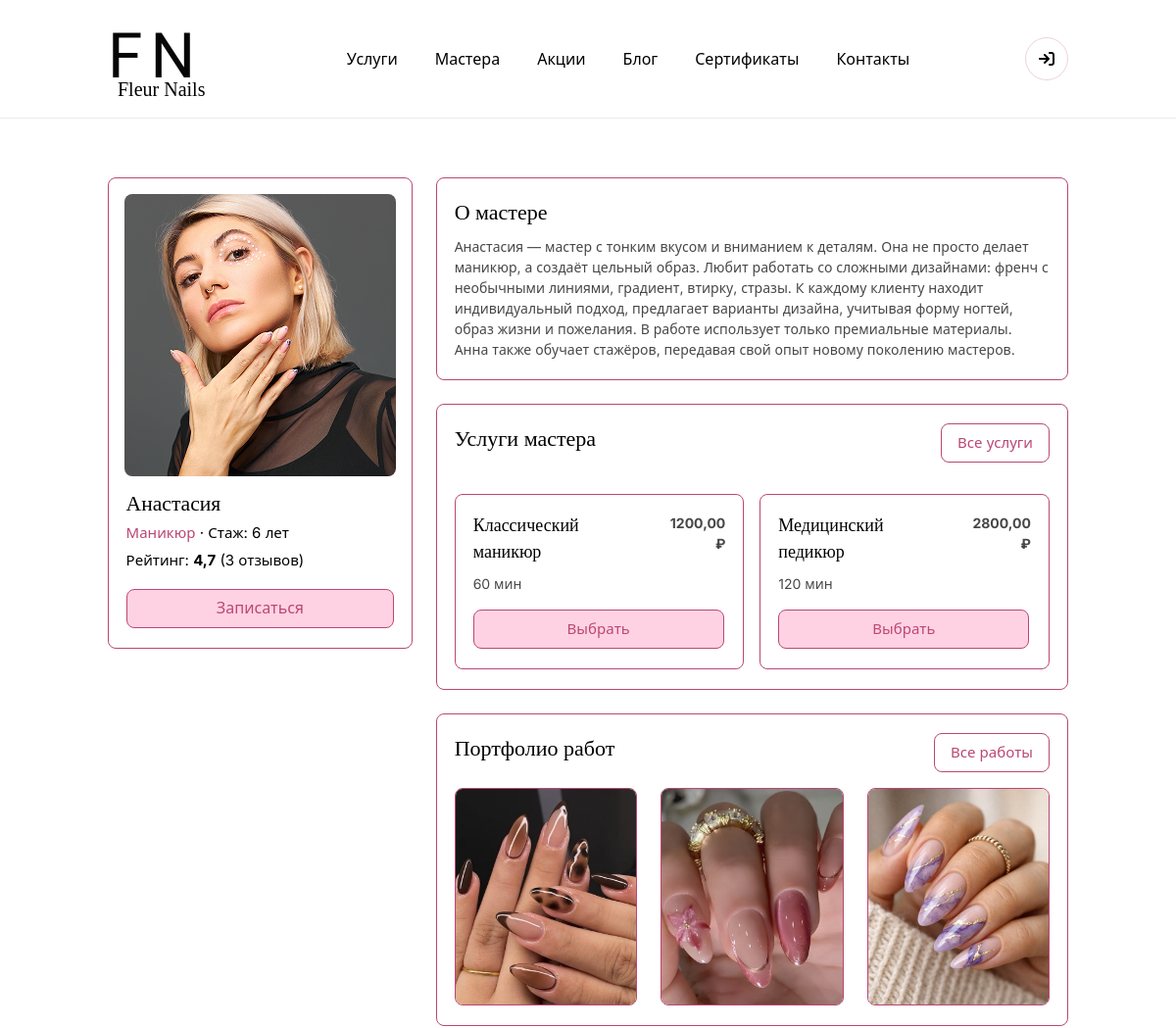
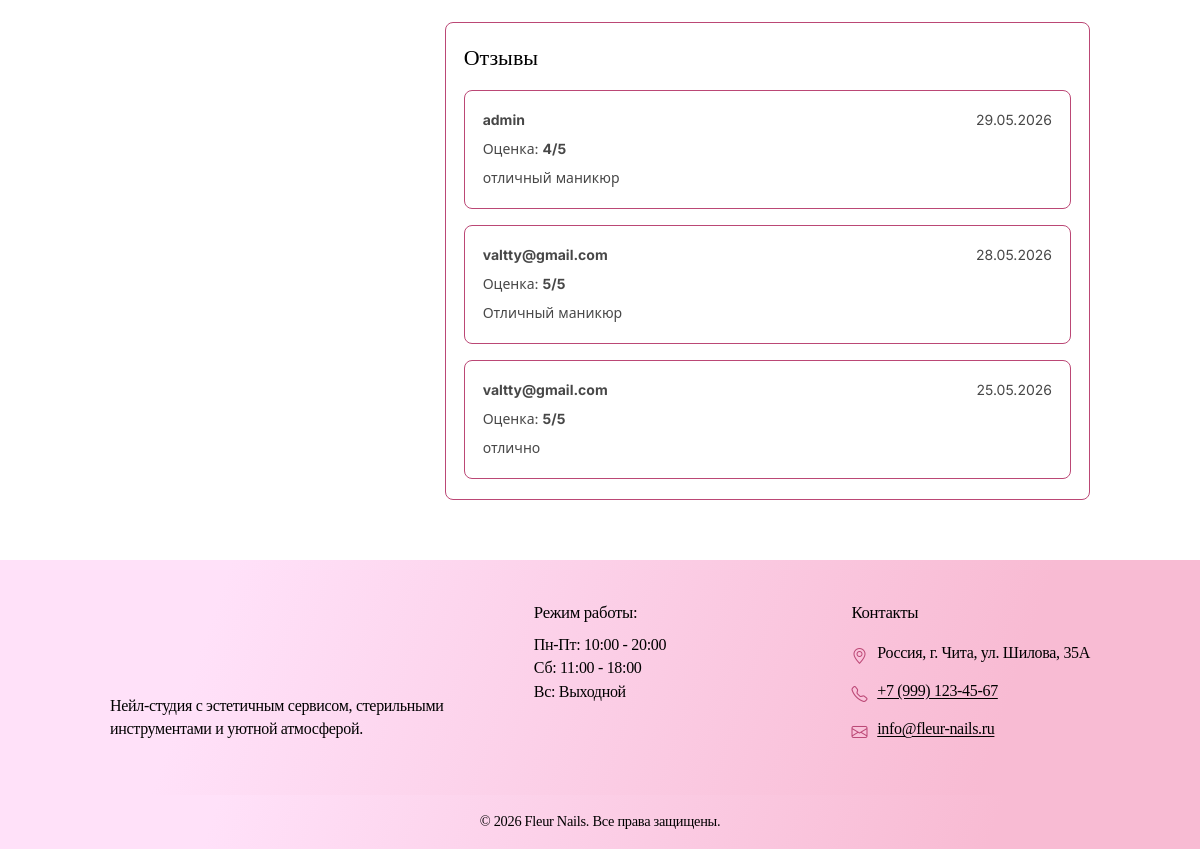
The page /master/6/ on the database its author committed (2 pictures, top to bottom).
### main/models.py (models this page shows, shortened)
class Master(models.Model):
    SPECIALIZATION_CHOICES = [
        ("manicure", "Маникюр"),
        ("pedicure", "Педикюр"),
        ("design", "Дизайн"),
        ("all", "Все направления"),
    ]
    user = models.OneToOneField(
        CustomUser,
        on_delete=models.CASCADE,
        primary_key=True,
        limit_choices_to={"role": CustomUser.Role.MASTER},
        related_name="master_profile",
    )
    bio = models.TextField("О мастере", max_length=1000, blank=True)
    experience = models.PositiveIntegerField("Стаж (лет)", default=1)
    work_experience = models.CharField("Опыт работы (текст)", max_length=150, blank=True)
    specialization = models.CharField(
        "Специализация", max_length=20, choices=SPECIALIZATION_CHOICES, default="all"
    )
    certificates = models.TextField("Сертификаты", blank=True)
    can_publish_blog = models.BooleanField("Может публиковать статьи", default=False)
    social_instagram = models.URLField("Instagram", blank=True, null=True)
    rating = models.DecimalField("Рейтинг", max_digits=3, decimal_places=2, default=Decimal("0.00"))
    photo = models.ImageField("Фото мастера", upload_to="masters/", blank=True, null=True)
    services = models.ManyToManyField(Service, verbose_name="Услуги", blank=True)
    is_active = models.BooleanField("Работает", default=True)
    created_at = models.DateTimeField("Дата добавления", auto_now_add=True)
    class Meta:
        verbose_name = "Мастер"
        verbose_name_plural = "Мастера"
    @property
    def full_name(self):
        return self.user.get_full_name() or self.user.username

class Service(models.Model):
    name = models.CharField("Название услуги", max_length=200)
    slug = models.SlugField("Slug", unique=True, blank=True)
    category = models.ForeignKey(
        Category,
        on_delete=models.SET_NULL,
        verbose_name="Категория",
        null=True,
        blank=True,
        related_name="services",
    )
    description = models.TextField("Описание")
    price = models.DecimalField("Цена", max_digits=8, decimal_places=2)
    duration_minutes = models.PositiveIntegerField("Длительность (минут)", default=120)
    image = models.ImageField("Фото услуги", upload_to="services/", blank=True, null=True)
    popular = models.BooleanField("Популярная услуга", default=False)
    is_active = models.BooleanField("Активна", default=True)
    created_at = models.DateTimeField("Дата создания", auto_now_add=True)
    class Meta:
        verbose_name = "Услуга"
        verbose_name_plural = "Услуги"
        ordering = ["name"]

class PortfolioImage(models.Model):
    DESIGN_CHOICES = [
        ("french", "Френч"),
        ("gradient", "Градиент"),
        ("glitter", "Блестки"),
        ("stones", "Стразы"),
        ("molding", "Лепка"),
        ("stamping", "Стемпинг"),
        ("other", "Другое"),
    ]
    COLOR_CHOICES = [
        ("pink", "Розовый"),
        ("red", "Красный"),
        ("white", "Белый"),
        ("black", "Черный"),
        ("blue", "Синий"),
        ("green", "Зеленый"),
        ("purple", "Фиолетовый"),
        ("multicolor", "Многоцветный"),
    ]
    master = models.ForeignKey(
        Master,
        on_delete=models.CASCADE,
        verbose_name="Мастер",
        related_name="portfolio_images",
    )
    image = models.ImageField("Фото работы", upload_to="portfolio/")
    description = models.CharField("Описание", max_length=255, blank=True)
    design_type = models.CharField("Тип дизайна", max_length=20, choices=DESIGN_CHOICES, default="other")
    color_scheme = models.CharField(
        "Цветовая схема", max_length=20, choices=COLOR_CHOICES, default="multicolor"
    )
    video_url = models.URLField("Ссылка на видео", blank=True, null=True)
    is_approved = models.BooleanField("Одобрено администратором", default=False)
    show_on_homepage = models.BooleanField(
        "Показывать на главной (до 7 работ)",
        default=False,
        help_text="Администратор отмечает работы для блока на главной. Остальные одобренные — только на странице портфолио.",
    )
    uploaded_at = models.DateTimeField("Дата загрузки", auto_now_add=True)
    class Meta:
        verbose_name = "Фото портфолио"
        verbose_name_plural = "Фото портфолио"
        ordering = ["-uploaded_at"]

class Review(models.Model):
    client = models.ForeignKey(
        Client,
        on_delete=models.CASCADE,
        verbose_name="Клиент",
    )
    master = models.ForeignKey(
        Master,
        on_delete=models.CASCADE,
        verbose_name="Мастер",
        related_name="reviews",
    )
    appointment = models.OneToOneField(
        "Appointment",
        on_delete=models.CASCADE,
        null=True,
        blank=True,
        related_name="review",
        verbose_name="Запись",
    )
    rating = models.PositiveIntegerField("Оценка", validators=[MinValueValidator(1), MaxValueValidator(5)])
    text = models.TextField("Текст отзыва", max_length=1000)
    created_at = models.DateTimeField("Дата", auto_now_add=True)
    is_published = models.BooleanField("Опубликован", default=True)
    class Meta:
        verbose_name = "Отзыв"
        verbose_name_plural = "Отзывы"
        ordering = ["-created_at"]

class Client(models.Model):
    user = models.OneToOneField(
        CustomUser,
        on_delete=models.CASCADE,
        primary_key=True,
        limit_choices_to={"role": CustomUser.Role.CLIENT},
        related_name="client_profile",
    )
    birth_date = models.DateField("Дата рождения", blank=True, null=True)
    bonus_balance = models.IntegerField("Бонусный баланс", default=0)
    referred_by = models.ForeignKey(
        "self", on_delete=models.SET_NULL, null=True, blank=True, related_name="referrals"
    )
    created_at = models.DateTimeField("Дата регистрации", auto_now_add=True)
    class Meta:
        verbose_name = "Клиент"
        verbose_name_plural = "Клиенты"

### users/models.py (models this page shows, shortened)
class CustomUser(AbstractUser):
    class Role(models.TextChoices):
        CLIENT = 'CLIENT', 'Клиент'
        MASTER = 'MASTER', 'Мастер'
        ADMIN = 'ADMIN', 'Администратор'
    role = models.CharField(
        max_length=50,
        choices=Role.choices,
        default=Role.CLIENT,
        verbose_name='Роль'
    )
    phone = models.CharField(
        max_length=20,
        blank=True,
        verbose_name='Номер телефона'
    )
    avatar = models.ImageField(
        'Аватар',
        upload_to='avatars/',
        blank=True,
        null=True
    )
    class Meta:
        verbose_name = 'Пользователь'
        verbose_name_plural = 'Пользователи'

### main/views.py (the view)
# urls.py: path('master/<int:master_id>/', views.MasterDetailView.as_view(), name='master_detail'),
class MasterDetailView(DetailView):
    model = Master
    template_name = "main/master_detail.html"
    context_object_name = "master"
    pk_url_kwarg = "master_id"
    def get_context_data(self, **kwargs):
        context = super().get_context_data(**kwargs)
        master = self.get_object()
        portfolio = PortfolioImage.objects.filter(master=master)
        if not (self.request.user.is_authenticated and (self.request.user.is_superuser or self.request.user.role == "ADMIN" or self.request.user == master.user)):
            portfolio = portfolio.filter(is_approved=True)
        if self.request.GET.get("design_type"):
            portfolio = portfolio.filter(design_type=self.request.GET["design_type"])
        if self.request.GET.get("color_scheme"):
            portfolio = portfolio.filter(color_scheme=self.request.GET["color_scheme"])
        context["portfolio"] = portfolio
        context["services"] = master.services.filter(is_active=True)
        rev_qs = Review.objects.filter(master=master, is_published=True).select_related("client__user")
        context["reviews"] = rev_qs
        context["review_count"] = rev_qs.count()
        avg_rating = rev_qs.aggregate(Avg("rating"))["rating__avg"]
        context["avg_rating"] = round(avg_rating, 1) if avg_rating else 0
        context["design_choices"] = PortfolioImage.DESIGN_CHOICES
        context["color_choices"] = PortfolioImage.COLOR_CHOICES
        return context

### templates/main/master_detail.html (shortened to what this page needs)
{% extends 'main/base.html' %}
{% load static %}
{% block content %}
<div class="fn-container">
    <section class="fn-section">
    <div class="row g-4">
        <div class="col-lg-4">
            <article class="fn-home-master-card">
                <div class="fn-home-master-card__photo-wrap">
                    {% if master.photo %}
                        <img class="fn-home-master-card__photo" src="{{ master.photo.url }}" alt="{{ master.full_name }}" loading="lazy" width="333" height="288">
                    {% else %}
                        <div class="fn-home-master-card__photo fn-home-master-card__photo--placeholder" role="img" aria-label="Нет фото">Фото мастера</div>
                    {% endif %}
                </div>
                <div class="fn-home-master-card__body">
                    <h1 class="fn-home-master-card__name" style="font-size:1.35rem;">{{ master.full_name }}</h1>
                    <p class="fn-home-master-card__meta"><span class="fn-master-specialization">{{ master.get_specialization_display }}</span> · Стаж: {{ master.experience }} лет</p>
                    <p class="fn-home-master-card__meta">Рейтинг: <strong>{{ avg_rating }}</strong> ({{ review_count }} отзывов)</p>
                    <div class="fn-home-card-actions d-grid">
                        <a href="{% url 'main:appointment_create' %}?master={{ master.pk }}" class="fn-btn fn-btn--hero-primary fn-btn--card">Записаться</a>
                    </div>
                </div>
            </article>
        </div>
        <div class="col-lg-8">
            <div class="fn-card mb-4">
                <div class="fn-card__body">
                    <div class="fn-card__title" style="font-size: 22px;">О мастере</div>
                    <div class="fn-card__meta mt-2">{{ master.bio|linebreaksbr }}</div>
                </div>
            </div>
            <div class="fn-card mb-4">
                <div class="fn-card__body">
                    <div class="d-flex justify-content-between align-items-end flex-wrap gap-3">
                        <div class="fn-card__title" style="font-size: 22px;">Услуги мастера</div>
                        <a class="fn-btn fn-btn--hero-outline fn-btn--page-sm" href="{% url 'main:services' %}">Все услуги</a>
                    </div>
                    <div class="row mt-3 g-3">
                        {% for service in services %}
                        <div class="col-md-6">
                            <div class="fn-card" style="box-shadow:none;">
                                <div class="fn-card__body">
                                    <div class="d-flex justify-content-between align-items-start gap-2">
                                        <div>
                                            <div class="fn-card__title" style="font-size: 18px;">{{ service.name }}</div>
                                            <div class="fn-card__meta">{{ service.duration_minutes }} мин</div>
                                        </div>
                                        <div class="text-end">
                                            <div class="fn-card__meta"><strong>{{ service.price }} ₽</strong></div>
                                        </div>
                                    </div>
                                    <div class="mt-3 d-grid">
                                        <a href="{% url 'main:appointment_create' %}?master={{ master.pk }}&service={{ service.pk }}"
                                           class="fn-btn fn-btn--hero-primary fn-btn--page-sm">
                                            Выбрать
                                        </a>
                                    </div>
                                </div>
                            </div>
                        </div>
                        {% empty %}
                        <div class="col-12">
                            <div class="fn-card__meta">У мастера пока нет услуг</div>
                        </div>
                        {% endfor %}
                    </div>
                </div>
            </div>
            {% if portfolio %}
            <div class="fn-card mb-4">
                <div class="fn-card__body">
                    <div class="d-flex justify-content-between align-items-end flex-wrap gap-3">
                        <div class="fn-card__title" style="font-size: 22px;">Портфолио работ</div>
                        <a class="fn-btn fn-btn--hero-outline fn-btn--page-sm" href="{% url 'main:portfolio' %}?master={{ master.pk }}">Все работы</a>
                    </div>
                    <div class="fn-grid-3 mt-3">
                        {% for image in portfolio|slice:":6" %}
                        <div class="fn-card" style="box-shadow:none;">
                            <a href="#" data-bs-toggle="modal" data-bs-target="#imageModal{{ image.id }}">
                                <img src="{{ image.image.url }}" alt="{{ image.description }}" class="fn-card__img" style="height: 220px;">
                            </a>
                        </div>
                        {% endfor %}
                    </div>
                </div>
            </div>
            {% endif %}
            <div class="fn-card">
                <div class="fn-card__body">
                    <div class="fn-card__title" style="font-size: 22px;">Отзывы</div>
                    {% for review in reviews %}
                        <div class="fn-card mt-3" style="box-shadow:none;">
                            <div class="fn-card__body">
                                <div class="d-flex justify-content-between align-items-start gap-2">
                                    <div class="fn-card__meta"><strong>{{ review.client.user.username }}</strong></div>
                                    <div class="fn-card__meta">{{ review.created_at|date:"d.m.Y" }}</div>
                                </div>
                                <div class="fn-card__meta mt-2">Оценка: <strong>{{ review.rating }}/5</strong></div>
                                <div class="fn-card__meta mt-2">{{ review.text }}</div>
                            </div>
                        </div>
                    {% empty %}
                    <div class="fn-card__meta mt-2">У мастера пока нет отзывов</div>
                    {% endfor %}
                </div>
            </div>
        </div>
    </div>
    </section>
</div>
{% endblock %}

### rows shown on the page
Master: photo (picture), full_name "Анастасия", specialization "Маникюр", experience "6", bio "Анастасия — мастер с тонким вкусом и вниманием к деталям. Она не просто делает маникюр, а создаёт цельный образ. Любит работать со сложными дизайнами: френч с необычными линиями, градиент, втирку, стразы. К каждому клиенту находит индивидуальный подход, предлагает варианты дизайна, учитывая форму ногтей, образ жизни и пожелания. В работе использует только премиальные материалы. Анна также обучает стажёров, передавая свой опыт новому поколению мастеров."
Service: name "Классический маникюр", duration_minutes "60", price "1200,00"
Service: name "Медицинский педикюр", duration_minutes "120", price "2800,00"
PortfolioImage: image (picture)
PortfolioImage: image (picture)
PortfolioImage: image (picture)
Review: client.user.username "admin", created_at "29.05.2026", rating "4", text "отличный маникюр"
Review: client.user.username "valtty@gmail.com", created_at "28.05.2026", rating "5", text "Отличный маникюр"
Review: client.user.username "valtty@gmail.com", created_at "25.05.2026", rating "5", text "отлично"

### other values the page prints
{{ avg_rating }} "4,7"
{{ review_count }} "3"
